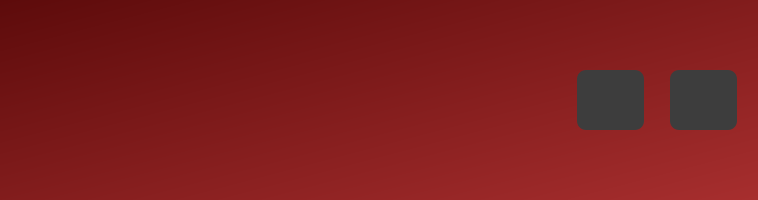
<?xml version="1.0" encoding="UTF-8"?>
<ui version="4.0">
 <class>WhiteListMessageBox</class>
 <widget class="QWidget" name="WhiteListMessageBox">
  <property name="geometry">
   <rect>
    <x>0</x>
    <y>0</y>
    <width>758</width>
    <height>200</height>
   </rect>
  </property>
  <property name="minimumSize">
   <size>
    <width>750</width>
    <height>200</height>
   </size>
  </property>
  <property name="windowTitle">
   <string>Form</string>
  </property>
  <property name="styleSheet">
   <string notr="true">background-color: qlineargradient(spread:pad, x1:0, y1:0, x2:1, y2:1, stop:0 rgba(93, 11, 11, 255), stop:1 rgba(167, 46, 46, 255));</string>
  </property>
  <layout class="QHBoxLayout" name="horizontalLayout">
   <item>
    <widget class="QFrame" name="textFrame">
     <property name="sizePolicy">
      <sizepolicy hsizetype="Expanding" vsizetype="Expanding">
       <horstretch>0</horstretch>
       <verstretch>0</verstretch>
      </sizepolicy>
     </property>
     <property name="minimumSize">
      <size>
       <width>500</width>
       <height>100</height>
      </size>
     </property>
     <property name="styleSheet">
      <string notr="true">background: transparent;</string>
     </property>
     <property name="frameShape">
      <enum>QFrame::StyledPanel</enum>
     </property>
     <property name="frameShadow">
      <enum>QFrame::Raised</enum>
     </property>
     <layout class="QVBoxLayout" name="verticalLayout">
      <item>
       <widget class="QLabel" name="errorMessageLabel">
        <property name="styleSheet">
         <string notr="true">color: rgb(255, 255, 255);
font: 700 20pt &quot;Segoe UI&quot;;
background: transparent;</string>
        </property>
        <property name="text">
         <string>&lt;html&gt;&lt;head/&gt;&lt;body&gt;&lt;p&gt;&lt;br/&gt;&lt;/p&gt;&lt;/body&gt;&lt;/html&gt;</string>
        </property>
        <property name="wordWrap">
         <bool>true</bool>
        </property>
       </widget>
      </item>
     </layout>
    </widget>
   </item>
   <item>
    <layout class="QHBoxLayout" name="horizontalLayout_2">
     <item alignment="Qt::AlignRight|Qt::AlignVCenter">
      <widget class="QFrame" name="buttonFrame">
       <property name="sizePolicy">
        <sizepolicy hsizetype="Preferred" vsizetype="Preferred">
         <horstretch>0</horstretch>
         <verstretch>0</verstretch>
        </sizepolicy>
       </property>
       <property name="minimumSize">
        <size>
         <width>80</width>
         <height>80</height>
        </size>
       </property>
       <property name="styleSheet">
        <string notr="true">background: transparent;</string>
       </property>
       <property name="frameShape">
        <enum>QFrame::StyledPanel</enum>
       </property>
       <property name="frameShadow">
        <enum>QFrame::Raised</enum>
       </property>
       <layout class="QVBoxLayout" name="verticalLayout_2">
        <item>
         <widget class="QPushButton" name="discardButton">
          <property name="minimumSize">
           <size>
            <width>60</width>
            <height>60</height>
           </size>
          </property>
          <property name="cursor">
           <cursorShape>PointingHandCursor</cursorShape>
          </property>
          <property name="styleSheet">
           <string notr="true">QPushButton
{
	
	background-color: rgb(61, 61, 61);
	border-radius: 9px;
	font-size: 25px;
	color: rgb(85, 255, 0);
}
QPushButton:hover {
	
	background-color: rgb(55, 55, 55);
}
QPushButton:pressed {
	
	background-color: rgb(44, 44, 44);
}
QPushButton:disabled{
	
	//background-color: rgb(148, 148, 148);
}</string>
          </property>
          <property name="text">
           <string/>
          </property>
          <property name="icon">
           <iconset resource="../../../../assets/recource.qrc">
            <normaloff>:/assets/discard.png</normaloff>:/assets/discard.png</iconset>
          </property>
          <property name="iconSize">
           <size>
            <width>50</width>
            <height>50</height>
           </size>
          </property>
         </widget>
        </item>
       </layout>
      </widget>
     </item>
     <item alignment="Qt::AlignRight|Qt::AlignVCenter">
      <widget class="QFrame" name="buttonFrame_2">
       <property name="sizePolicy">
        <sizepolicy hsizetype="Preferred" vsizetype="Preferred">
         <horstretch>0</horstretch>
         <verstretch>0</verstretch>
        </sizepolicy>
       </property>
       <property name="minimumSize">
        <size>
         <width>80</width>
         <height>80</height>
        </size>
       </property>
       <property name="styleSheet">
        <string notr="true">background: transparent;</string>
       </property>
       <property name="frameShape">
        <enum>QFrame::StyledPanel</enum>
       </property>
       <property name="frameShadow">
        <enum>QFrame::Raised</enum>
       </property>
       <layout class="QVBoxLayout" name="verticalLayout_3">
        <item>
         <widget class="QPushButton" name="confirmButton">
          <property name="minimumSize">
           <size>
            <width>60</width>
            <height>60</height>
           </size>
          </property>
          <property name="cursor">
           <cursorShape>PointingHandCursor</cursorShape>
          </property>
          <property name="styleSheet">
           <string notr="true">QPushButton
{
	
	background-color: rgb(61, 61, 61);
	border-radius: 9px;
	font-size: 25px;
	color: rgb(85, 255, 0);
}
QPushButton:hover {
	
	background-color: rgb(55, 55, 55);
}
QPushButton:pressed {
	
	background-color: rgb(44, 44, 44);
}
QPushButton:disabled{
	
	//background-color: rgb(148, 148, 148);
}</string>
          </property>
          <property name="text">
           <string/>
          </property>
          <property name="icon">
           <iconset resource="../../../../assets/recource.qrc">
            <normaloff>:/assets/confirmCheck.png</normaloff>:/assets/confirmCheck.png</iconset>
          </property>
          <property name="iconSize">
           <size>
            <width>50</width>
            <height>50</height>
           </size>
          </property>
         </widget>
        </item>
       </layout>
      </widget>
     </item>
    </layout>
   </item>
  </layout>
 </widget>
 <resources>
  <include location="../../../../assets/recource.qrc"/>
 </resources>
 <connections/>
</ui>
